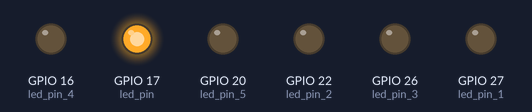
A program run on a simulated Raspberry Pi (BCM pin numbers). Parts: output pins drawn as LEDs (lit = HIGH). What the program prints to the terminal is not drawn.

Above: at 0.1 s.
At 0.9 s:
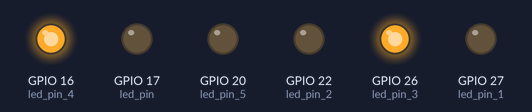
At 1.3 s:
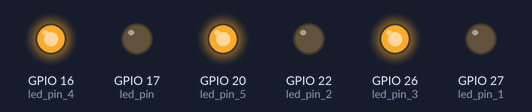
At 1.5 s:
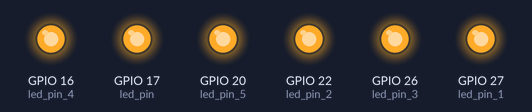
At 2.9 s:
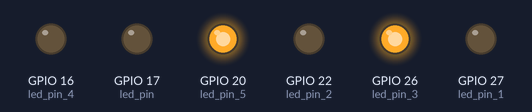
At 3.5 s:
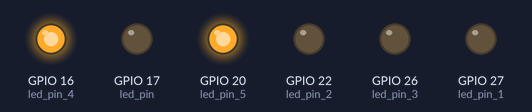
Timing chart, 0 to 4.1 s (numbered marks = the images above):
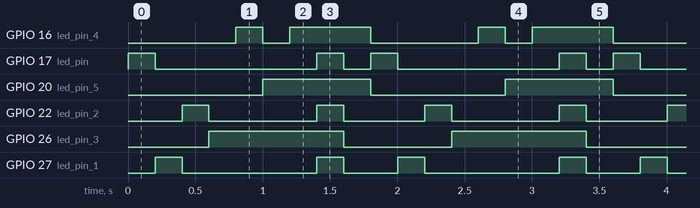

Measured:
- by itself, GPIO 16 (led_pin_4): repeats every 1.8 s: LOW 0.20 s, HIGH 0.60 s, LOW 0.80 s, HIGH 0.20 s
- by itself, GPIO 17 (led_pin): repeats every 1.8 s: LOW 1.2 s, HIGH 0.20 s, LOW 0.20 s, HIGH 0.20 s
- by itself, GPIO 20 (led_pin_5): alternates HIGH for 0.80 s and LOW for 1.0 s
- by itself, GPIO 22 (led_pin_2): repeats every 1.8 s: LOW 0.80 s, HIGH 0.20 s, LOW 0.60 s, HIGH 0.20 s
- by itself, GPIO 26 (led_pin_3): alternates HIGH for 1.0 s and LOW for 0.80 s
- by itself, GPIO 27 (led_pin_1): repeats every 1.8 s: LOW 1.0 s, HIGH 0.20 s, LOW 0.40 s, HIGH 0.20 s

The program:

gpio_led_test.py
```python
"""gpio_test1.py

簡單的 GPIO 測試程式。這個版本會嘗試載入 RPi.GPIO，
如果在非 Raspberry Pi 或無法存取 /dev/mem 時，會自動切換到 MockGPIO
以便在開發機上也能執行並觀察模擬輸出。

使用方式:
    python3 gpio_test1.py

按 Ctrl+C 結束程式。
"""

import time
import sys

# 嘗試載入真實的 RPi.GPIO，若失敗則提供一個簡易模擬實作
hardware_gpio = True
try:
    import RPi.GPIO as GPIO
except (RuntimeError, ModuleNotFoundError) as e:
    hardware_gpio = False
    print("[WARN] RPi.GPIO 無法載入：{}\n      使用 MockGPIO 以便在非 Pi 環境測試".format(e))

    class MockGPIO:
        BCM = 'BCM'
        BOARD = 'BOARD'
        OUT = 'OUT'
        IN = 'IN'
        HIGH = 1
        LOW = 0
        PUD_UP = 'PUD_UP'

        def __init__(self):
            self._mode = None
            self._states = {}

        def setwarnings(self, flag):
            pass

        def setmode(self, mode):
            self._mode = mode
            print(f"[MOCKGPIO] setmode({mode})")

        def setup(self, pin, mode, pull_up_down=None):
            self._states[pin] = self.LOW
            print(f"[MOCKGPIO] setup(pin={pin}, mode={mode}, pull_up_down={pull_up_down})")

        def output(self, pin, value):
            self._states[pin] = value
            level = 'HIGH' if value else 'LOW'
            print(f"[MOCKGPIO] output(pin={pin}) -> {level}")

        def cleanup(self):
            print("[MOCKGPIO] cleanup() 清理完成")
            self._states.clear()

    GPIO = MockGPIO()


def main():
    # 設定 GPIO 模式 (BCM 或 BOARD)
    try:
        GPIO.setmode(GPIO.BCM)  # 使用 Broadcom SOC channel number
    except Exception as e:
        # 若在某些情況下 setmode 失敗，顯示警告並繼續（mock 模式會走到這裡）
        print(f"[WARN] GPIO.setmode 例外: {e}")

    # 設定 GPIO 引腳編號 (這裡以 GPIO 17 , 27 為例)
    led_pin = 17
    led_pin_1 = 27
    led_pin_2 = 22
    led_pin_3 = 26

    #三色LED 使用的GPIO
    led_pin_4 = 16
    led_pin_5 = 20

    try:
        GPIO.setup(led_pin, GPIO.OUT)
        GPIO.setup(led_pin_1, GPIO.OUT)
        GPIO.setup(led_pin_2, GPIO.OUT)
        GPIO.setup(led_pin_3, GPIO.OUT)
        GPIO.setup(led_pin_4, GPIO.OUT)
        GPIO.setup(led_pin_5, GPIO.OUT)
    except Exception as e:
        print(f"[ERROR] 設定 GPIO 失敗: {e}")
        if hardware_gpio:
            print("請確認程式在 Raspberry Pi 上執行，且有足夠權限存取 /dev/mem 或使用 pigpio 等替代方案。")
        # 若 setup 失敗但我們使用 mock，繼續執行以便觀察模擬輸出

    print("按 Ctrl+C 終止程式")
    try:
        while True:
            # 開啟 LED (設定為高電平)
            GPIO.output(led_pin, GPIO.HIGH)
            GPIO.output(led_pin_1, GPIO.LOW)
            GPIO.output(led_pin_2, GPIO.LOW)
            GPIO.output(led_pin_3, GPIO.LOW)
            GPIO.output(led_pin_4, GPIO.LOW)
            GPIO.output(led_pin_5, GPIO.LOW)
            print("GPIO_17_亮")
            time.sleep(0.2)

            # 關閉 LED (設定為低電平)
            GPIO.output(led_pin_1, GPIO.HIGH)
            GPIO.output(led_pin, GPIO.LOW)
            GPIO.output(led_pin_2, GPIO.LOW)
            GPIO.output(led_pin_3, GPIO.LOW)
            print("GPIO_22_亮")
            time.sleep(0.2)

            # 關閉 LED (設定為低電平)
            GPIO.output(led_pin_2, GPIO.HIGH)
            GPIO.output(led_pin_3, GPIO.LOW)
            GPIO.output(led_pin, GPIO.LOW)
            GPIO.output(led_pin_1, GPIO.LOW)
            print("GPIO_22_亮")
            time.sleep(0.2)

            # 關閉 LED (設定為低電平)
            GPIO.output(led_pin_3, GPIO.HIGH)
            GPIO.output(led_pin, GPIO.LOW)
            GPIO.output(led_pin_1, GPIO.LOW)
            GPIO.output(led_pin_2, GPIO.LOW)
            print("GPIO_18_亮")
            time.sleep(0.2)

            # 關閉 LED (設定為低電平)
            GPIO.output(led_pin_4, GPIO.HIGH)
            GPIO.output(led_pin_5, GPIO.LOW)
            print("雙色燈(紅)_亮")
            time.sleep(0.2)
            GPIO.output(led_pin_4, GPIO.LOW)
            GPIO.output(led_pin_5, GPIO.HIGH)
            print("雙色燈(綠)_亮")
            time.sleep(0.2)
            GPIO.output(led_pin_4, GPIO.HIGH)
            GPIO.output(led_pin_5, GPIO.HIGH)
            print("雙色燈(橙)_亮")
            time.sleep(0.2)

            # LED 一起亮
            GPIO.output(led_pin, GPIO.HIGH)
            GPIO.output(led_pin_1, GPIO.HIGH)
            GPIO.output(led_pin_2, GPIO.HIGH)
            GPIO.output(led_pin_3, GPIO.HIGH)
            print("LED 一起亮")
            time.sleep(0.2)

            # LED 一起滅
            GPIO.output(led_pin, GPIO.LOW)
            GPIO.output(led_pin_1, GPIO.LOW)
            GPIO.output(led_pin_2, GPIO.LOW)
            GPIO.output(led_pin_3, GPIO.LOW)
            print("LED 一起滅")
            time.sleep(0.2)

    except KeyboardInterrupt:
        # 程式中斷 (例如按下 Ctrl+C)
        try:
            GPIO.output(led_pin, GPIO.LOW)
            GPIO.output(led_pin_1, GPIO.LOW)
            GPIO.output(led_pin_2, GPIO.LOW)
            GPIO.output(led_pin_3, GPIO.LOW)
        except Exception:
            pass
        print("程式終止")

    finally:
        # 在程式結束前，重設所有 GPIO 引腳狀態
        try:
            GPIO.cleanup()
        except Exception:
            pass
        print("GPIO 清理完成")


if __name__ == '__main__':
    main()
```
